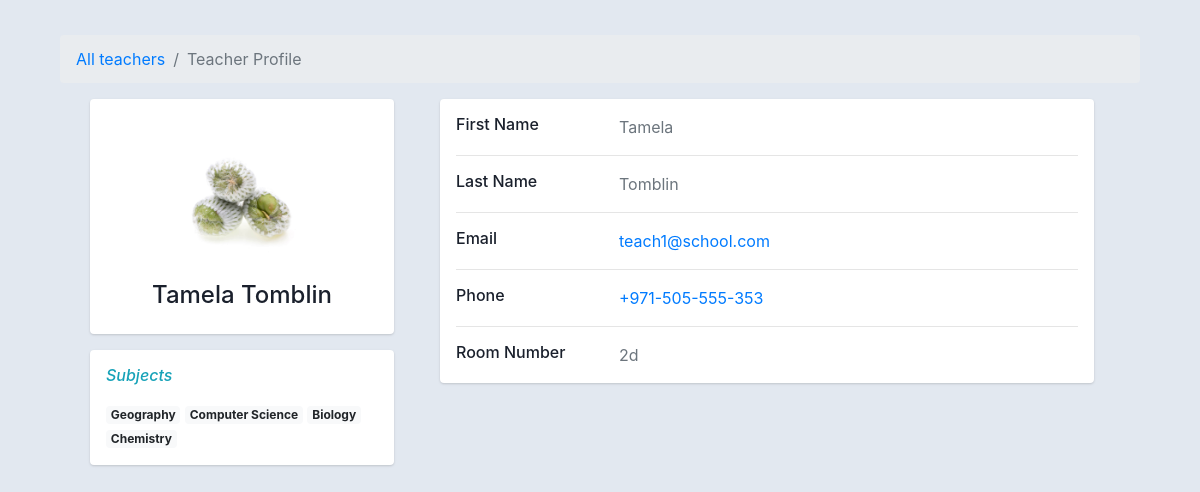
/teachers/251, run on the app's committed database.
### teachers/models.py (models this page shows, shortened)
class Teacher(models.Model):
    firstname = models.CharField(max_length=20)
    lastname = models.CharField(max_length=20)
    image_url = models.CharField(max_length=200, null=True)
    image = models.ImageField(upload_to='', null=True,
                              default="avatar7.png")
    email = models.CharField(max_length=25, unique=True)
    phoneNum = models.CharField(max_length=14, null=True)
    roomNum = models.CharField(max_length=4, null=True)

class SubjectTaughtBy(models.Model):
    class Meta:
        unique_together = (('teacher', 'subject'),)
    teacher = models.ForeignKey(Teacher, on_delete=models.CASCADE)
    subject = models.ForeignKey(Subject, on_delete=models.CASCADE)

class Subject(models.Model):
    name = models.CharField(max_length=20, unique=True)

### teachers/views.py (the view)
class TeacherProfile(View):
    def get(self, request, teacherID):
        context = {
            "teacher": Teacher.objects.get(pk=teacherID),
            'subjectTaughtBy': SubjectTaughtBy.objects.all()
        }
        return render(request, "teacher.html", context=context)

### teachers/templates/teacher.html (shortened to what this page needs)
{% load static %}
<!DOCTYPE html>
<html lang="en">
<head>
    <link href="http://netdna.bootstrapcdn.com/bootstrap/4.4.1/css/bootstrap.min.css" rel="stylesheet">
    <link rel="stylesheet" href="{% static 'css/profile.css' %}">
</head>
<body>
    <div class="container">
        <div class="main-body">
            <nav aria-label="breadcrumb" class="main-breadcrumb">
                <ol class="breadcrumb">
                    <li class="breadcrumb-item"><a href="{% url 'teachers:teachers' %}">All teachers</a></li>
                    <li class="breadcrumb-item active" aria-current="page">Teacher Profile</li>
                </ol>
            </nav>
            <div class="row container gutters-sm">
                <div class="col-md-4">
                    <div class="col-md-12 mb-3">
                        <div class="card">
                            <div class="card-body">
                                <div class="d-flex flex-column align-items-center text-center">
                                    <img src="{{ teacher.image.url }}" alt="{{teacher.firstname}}'s Picture"
                                        class="rounded-circle" width="150">
                                    <div class="mt-3">
                                        <h4>{{teacher.firstname}} {{teacher.lastname}}</h4>
                                    </div>
                                </div>
                            </div>
                        </div>
                    </div>
                    <div class="col-md-12">
                        <div class="card h-20">
                            <div class="card-body">
                                <h6 class="d-flex align-items-center mb-3"><i
                                        class="material-icons text-info mr-2">Subjects</i></h6>
                                {% for recordPair in subjectTaughtBy %}
                                {% if recordPair.teacher == teacher %}
                                <span class="badge badge-light">{{recordPair.subject.name}}</span>
                                {% endif %}
                                {% endfor %}
                            </div>
                        </div>
                    </div>
                </div>
                <div class="col-md-8">
                    <div class="col-md-12 sm-3">
                        <div class="card mb-3">
                            <div class="card-body">
                                <div class="row">
                                    <div class="col-sm-3">
                                        <h6 class="mb-0">First Name</h6>
                                    </div>
                                    <div class="col-sm-9 text-secondary">
                                        {{teacher.firstname}}
                                    </div>
                                </div>
                                <hr>
                                <div class="row">
                                    <div class="col-sm-3">
                                        <h6 class="mb-0">Last Name</h6>
                                    </div>
                                    <div class="col-sm-9 text-secondary">
                                        {{teacher.lastname}}
                                    </div>
                                </div>
                                <hr>
                                <div class="row">
                                    <div class="col-sm-3">
                                        <h6 class="mb-0">Email</h6>
                                    </div>
                                    <div class="col-sm-9 text-secondary">
                                        <a href="mailto:{{teacher.email}}">{{teacher.email}}</a>
                                    </div>
                                </div>
                                <hr>
                                <div class="row">
                                    <div class="col-sm-3">
                                        <h6 class="mb-0">Phone</h6>
                                    </div>
                                    <div class="col-sm-9 text-secondary">
                                    <a href="tel:{{teacher.phoneNum}}">{{teacher.phoneNum}}</a>
                                    </div>
                                </div>
                                <hr>
                                <div class="row">
                                    <div class="col-sm-3">
                                        <h6 class="mb-0">Room Number</h6>
                                    </div>
                                    <div class="col-sm-9 text-secondary">
                                        {{teacher.roomNum}}
                                    </div>
                                </div>
                            </div>
                        </div>
                    </div>
                </div>
            </div>
        </div>
    </div>
</body>
</html>

### static/css/profile.css (style rules this page uses)
body { margin-top: 20px; color: #1a202c; text-align: left; background-color: #e2e8f0; }
.main-body { padding: 15px; }
.card { box-shadow: 0 1px 3px 0 rgba(0, 0, 0, 0.1), 0 1px 2px 0 rgba(0, 0, 0, 0.06); }
.card { position: relative; display: flex; flex-direction: column; min-width: 0; word-wrap: break-word; background-color: #fff; background-clip: border-box; border: 0 solid rgba(0, 0, 0, 0.125); border-radius: 0.25rem; }
.card-body { flex: 1 1 auto; min-height: 1px; padding: 1rem; }
.gutters-sm { margin-right: -8px; margin-left: -8px; }
.gutters-sm > .col, .gutters-sm > [class*="col-"] { padding-right: 8px; padding-left: 8px; }
.mb-3, .my-3 { margin-bottom: 1rem !important; }

### data on the page
Teacher: image (picture), firstname "Tamela", lastname "Tomblin", email "teach1@school.com", phoneNum "+971-505-555-353", roomNum "2d"
SubjectTaughtBy: subject.name "Geography"
SubjectTaughtBy: subject.name "Computer Science"
SubjectTaughtBy: subject.name "Biology"
SubjectTaughtBy: subject.name "Chemistry"
